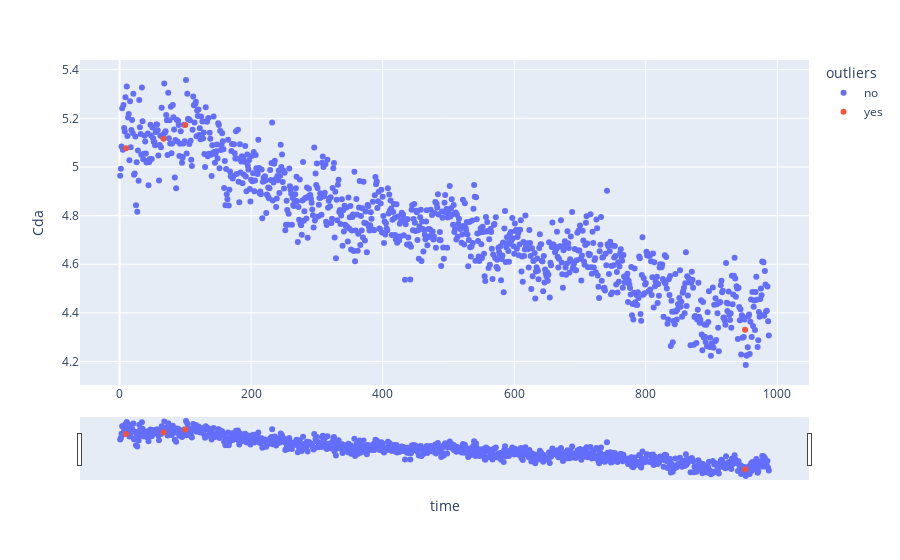

Notebook cell for this chart:
### Code cell
fig = px.scatter(df.reset_index(), x='time', y='Cda', color='outliers')
fig.update_xaxes(
    rangeslider_visible=True,
)
fig.show()

### Figure 1 — Plotly figure (JSON) as saved in the notebook; plotly's stock layout.template omitted (floating-point values rounded to 4 significant figures; data arrays with more than 128 entries replaced by an {"elided": "..."} marker saying what was removed)
{"data": [{"hovertemplate": "outliers=no<br>time=%{x}<br>Cda=%{y}<extra></extra>", "legendgroup": "no", "marker": {"color": "#636efa", "symbol": "circle"}, "mode": "markers", "name": "no", "orientation": "v", "showlegend": true, "type": "scatter", "x": {"elided": "983 int values"}, "xaxis": "x", "y": {"elided": "983 float values"}, "yaxis": "y"}, {"hovertemplate": "outliers=yes<br>time=%{x}<br>Cda=%{y}<extra></extra>", "legendgroup": "yes", "marker": {"color": "#EF553B", "symbol": "circle"}, "mode": "markers", "name": "yes", "orientation": "v", "showlegend": true, "type": "scatter", "x": [10, 67, 100, 951], "xaxis": "x", "y": [5.077, 5.116, 5.172, 4.331], "yaxis": "y"}], "layout": {"legend": {"title": {"text": "outliers"}, "tracegroupgap": 0}, "margin": {"t": 60}, "xaxis": {"anchor": "y", "domain": [0, 1], "rangeslider": {"visible": true}, "title": {"text": "time"}}, "yaxis": {"anchor": "x", "domain": [0, 1], "title": {"text": "Cda"}}}}
